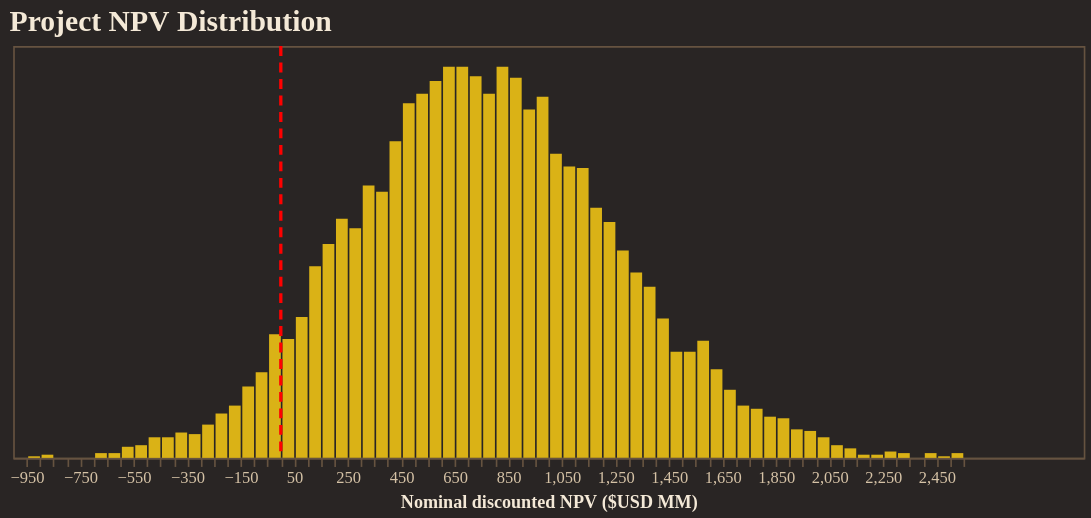

The cell this chart's notebook holds for it:
### Code cell
from resgo.plotting.tables import npv_USD
import numpy as np
import pandas as pd

npv = npv_USD(
    simpack,
    nominal=True,
    discounted=True,
    success_only=False,
)
npv_usd = npv.to_numpy().ravel()
npv_df = pd.DataFrame({"npv_usd_mm": npv_usd / 1e6})

histogram = (
    alt.Chart(npv_df)
    .mark_bar(color="#FACC15", opacity=0.85)
    .encode(
        x=alt.X(
            "npv_usd_mm:Q",
            bin=alt.Bin(maxbins=100),
            title="Nominal discounted NPV ($USD MM)",
        ),
        y=alt.Y("count():Q", axis=None),
        tooltip=[alt.Tooltip("count():Q", title="Count")],
    )
    .properties(
        width=650,
        height=250,
        title="Project NPV Distribution",
    )
)

break_even = (
    alt.Chart(pd.DataFrame({"npv_usd_mm": [0]}))
    .mark_rule(color="red", strokeDash=[6, 4], strokeWidth=2)
    .encode(x="npv_usd_mm:Q")
)

fig = alt.layer(histogram, break_even)
fig.show()

### Figure 1 — Vega-Lite specification as saved in the notebook (floating-point values rounded to 4 significant figures; data arrays with more than 128 entries replaced by an {"elided": "..."} marker saying what was removed)
{"config": {"background": "#292524", "view": {"fill": "#292524", "stroke": "#665340"}, "title": {"color": "#f4e9d7", "font": "Merriweather", "fontSize": 18, "fontWeight": 600, "subtitleColor": "#d5c2a6", "anchor": "start"}, "axis": {"domainColor": "#665340", "gridColor": "#665340", "tickColor": "#665340", "labelColor": "#d5c2a6", "titleColor": "#f4e9d7", "labelFont": "Merriweather", "titleFont": "Merriweather"}, "legend": {"titleColor": "#f4e9d7", "labelColor": "#d5c2a6", "labelFont": "Merriweather", "titleFont": "Merriweather", "orient": "top-right", "symbolType": "circle"}, "header": {"labelColor": "#d5c2a6", "titleColor": "#f4e9d7", "labelFont": "Merriweather", "titleFont": "Merriweather"}, "mark": {"color": "#c78d3b"}, "line": {"color": "#c78d3b"}, "bar": {"color": "#c78d3b"}, "point": {"color": "#ddb06d"}, "area": {"color": "#c78d3b", "opacity": 0.35}, "text": {"color": "#f4e9d7", "font": "Merriweather"}, "range": {"category": ["#5DA5DA", "#F28E2B", "#59C36A", "#E15759", "#B07AA1", "#4ECDC4", "#FF9DA7", "#EDC948"]}}, "layer": [{"data": {"name": "data-95d5bbd24bc40d6afcd75d03f236743d"}, "mark": {"type": "bar", "color": "#FACC15", "opacity": 0.85}, "encoding": {"tooltip": [{"aggregate": "count", "title": "Count", "type": "quantitative"}], "x": {"bin": {"maxbins": 100}, "field": "npv_usd_mm", "title": "Nominal discounted NPV ($USD MM)", "type": "quantitative"}, "y": {"aggregate": "count", "axis": null, "type": "quantitative"}}, "title": "Project NPV Distribution"}, {"data": {"name": "data-83a0ef6621ce3be6c7bd66d40cf7fe67"}, "mark": {"type": "rule", "color": "red", "strokeDash": [6, 4], "strokeWidth": 2}, "encoding": {"x": {"field": "npv_usd_mm", "type": "quantitative"}}}], "height": 250, "width": 650, "$schema": "https://vega.github.io/schema/vega-lite/v5.20.1.json", "datasets": {"data-95d5bbd24bc40d6afcd75d03f236743d": {"elided": "6000 records"}, "data-83a0ef6621ce3be6c7bd66d40cf7fe67": [{"npv_usd_mm": 0}]}}
